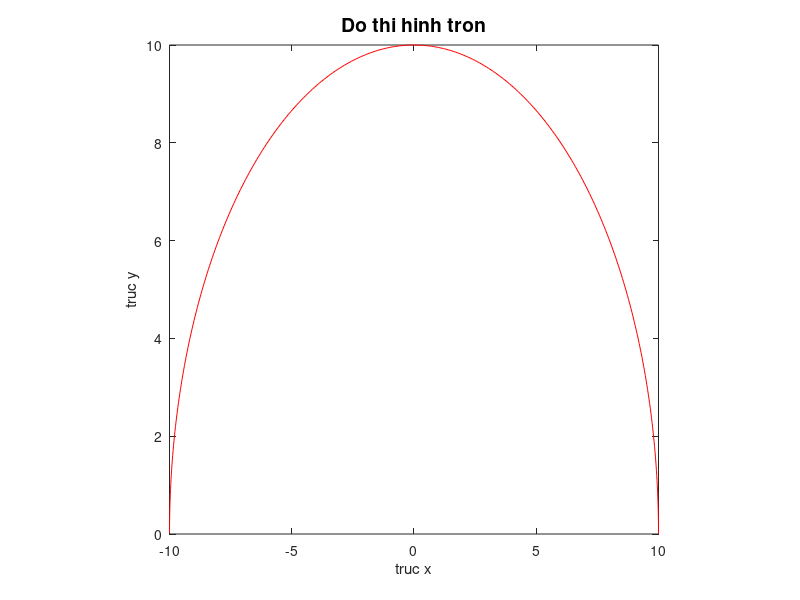

The MATLAB source for this figure:
%% Bai1
%x=linspace(1,10);
%y=x.^2+2*x-1;
%plot(x,y,'--r')
%title('Do thi ham bac 2','fontsize',14,'fontweight','bold')
%xlabel('truc x')
%grid on
%axis square
%% Bai2
fi=[0:0.01:pi]
x=10*cos(fi)
y=10*sin(fi)
plot(x,y,'-r')
title('Do thi hinh tron','fontsize',14,'fontweight','bold')
xlabel('truc x')
ylabel('truc y')
axis square
